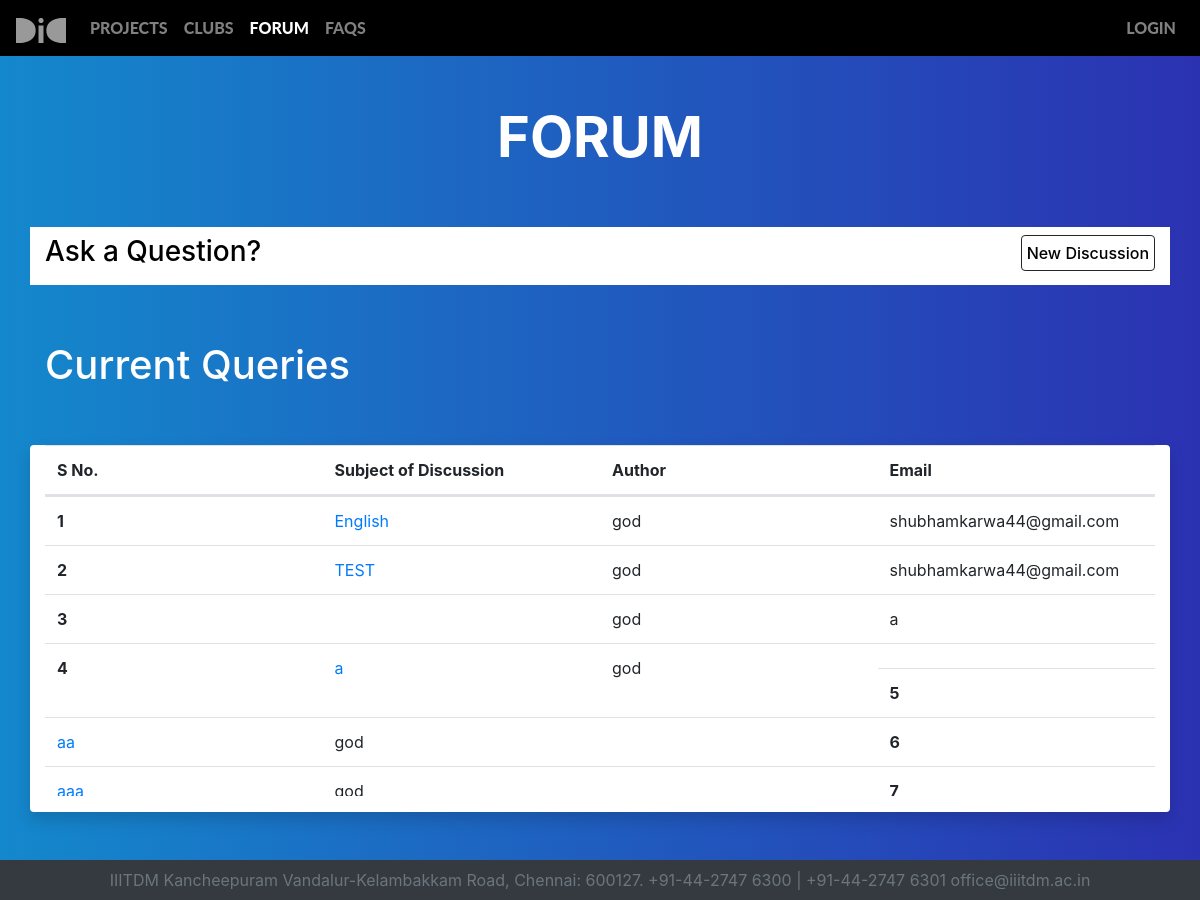
The app's page /forms/ (signed in) with its own data.
### Forum/models.py (models this page shows)
class query(models.Model):
	name = models.CharField(max_length=20)
	email = models.EmailField(blank=True)
	content = models.TextField(max_length=500, blank= True)
	subject= models.CharField(max_length=30)

### Forum/views.py (the view, shortened to what this page needs)
# urls.py: path('forms/', views.index, name="forms"),
@login_required(login_url="/login/")
def index(request):
	if request.method=='GET':
		context= {
			 "queries":query.objects.all()
		 }
		return render(request,"Forum/index.html",context)

### Forum/templates/Forum/index.html (shortened to what this page needs)
{%extends "Forum/base.html"%}
{% load static %}
{% block content %}
<link rel="stylesheet" type="text/css" href="https://stackpath.bootstrapcdn.com/bootstrap/4.4.1/css/bootstrap.min.css">
<link rel="stylesheet"  href='{% static "css/forumindexstyle.css" %}'>
<div id="page">
	<header class="py-5 text-center">
		<h1 class="display-4 font-weight-bold" style="color: #ffffff;">FORUM</h1>
	</header>
	<div class="container">
		<div class ="row bg-white py-2">
			<div class="col-lg-12" >
				<div class="pullleft">
					<h3 style="color: #000000;">Ask a Question?</h3>
				</div>
				<div class="pullright">
					<a id="new_disc_button" class="btn btn primary logout" href="#" onclick="start_discussion()">New Discussion</a>
				</div>
			</div>
		</div>
	<div class="container py-4">
	</div>
		<h1 style="color: #ffffff;margin-top: 0.5rem;"> Current Queries </h1>
		<div class="row py-5">
			<div class="col-lg-12 mx-auto bg-white rounded shadow">
				<div class="table-responsive">
					<table class="table table-fixed">
						<thead>
							<tr>
								<th scope="col" class="col-3">S No.</th>
								<th scope="col" class="col-3">Subject of Discussion</th>
								<th scope="col" class="col-3">Author</th>
								<th scope="col" class="col-3">Email</th>
							</tr>
						</thead>
						<tbody>
							{%for query in queries%}
							<tr>
								<th scope="row" class="col-3">{{ forloop.counter}}</th>
								<td class="col-3"><a href= "/forms/{{query.id}}/">{{query.subject}}</a></td>
								<td class="col-3">{{query.name}}</td>
								<td class="col-3">{{query.email}}</td>
							</tr>
							{% endfor %}
						</tbody>
					</table>
				</div>
			</div>
		</div>
	</div>
</div>
{% endblock %}

### static/css/style.css (style rules this page uses)
html, body { height: 100%; width: 100%; min-height: 100vh; font-family: 'Lato', sans-serif; color: #ffffff; }
.logout { background-color:#506cb5; color: white; border-color:black; border-width: thin; padding:5px; font-weight: 500; }

### static/css/forumindexstyle.css (style rules this page uses)
#page { background-image: linear-gradient(to right, #1488CC, #2B32B2); padding-top: 56px; padding-bottom: 0; height: 100%; }
.logout { background-color:white; color: black; border-color: #262626; padding:5px; font-weight: 500; text-align: center; cursor: pointer; }
.table-fixed tbody { height: 300px; overflow-y: auto; width: 100%; }
.table-fixed thead, .table-fixed tbody, .table-fixed tr, .table-fixed td, .table-fixed th { display: block; }
.pullleft { float: left; display:inline-block; }
.pullright { float: right; display: inline-block; }

### records on screen
query: subject "English", name "god", email "shubhamkarwa44@gmail.com"
query: subject "TEST", name "god", email "shubhamkarwa44@gmail.com"
query: name "god", email "a"
query: subject "a", name "god"
query: subject "aa", name "god"
query: subject "aaa", name "god"
